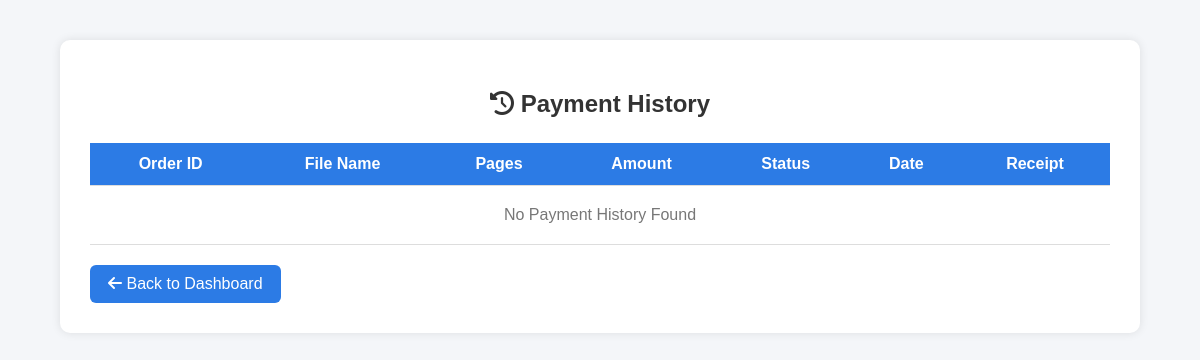
/payment-history/ (signed in), run on an earlier commit of the app's database.
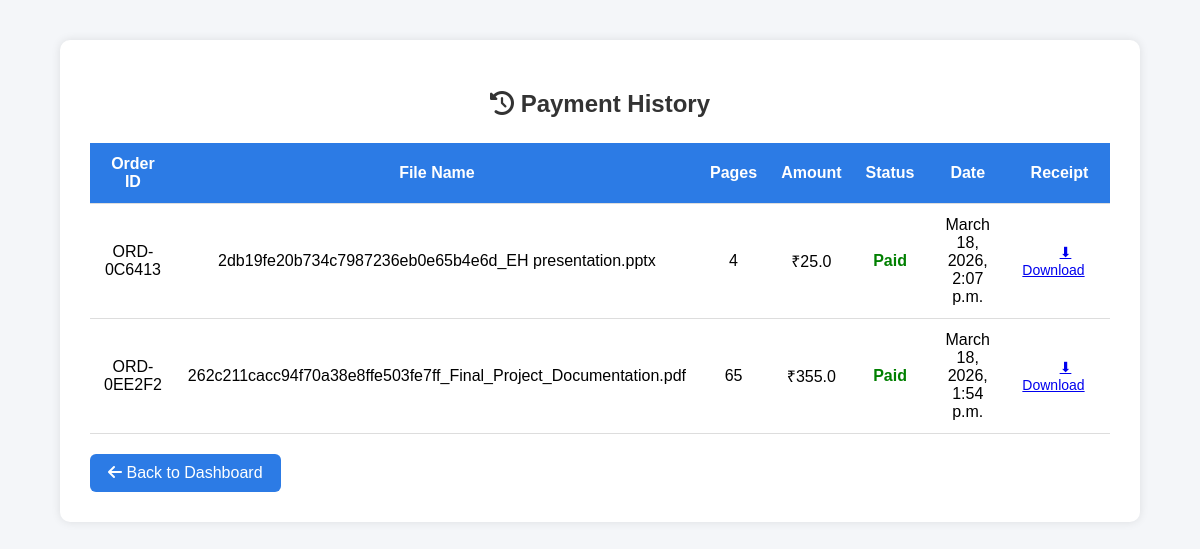
And on a later commit of the database.
### smartxerox/models.py (models this page shows, shortened)
class Payment(models.Model):
    user = models.ForeignKey(User, on_delete=models.CASCADE)
    order_id = models.CharField(max_length=100)
    file_name = models.CharField(max_length=255)
    pages = models.IntegerField()
    amount = models.FloatField()
    status = models.CharField(max_length=50)
    payment_id = models.CharField(max_length=200)
    date = models.DateTimeField(auto_now_add=True)

### smartxerox/views.py (the view)
# urls.py: path("payment-history/", views.payment_history, name="payment_history"),
@login_required
def payment_history(request):
    if request.user.is_staff:
        payments = Payment.objects.all().order_by("-date")
    else:
        user_email = request.session.get("user_email")
        payments = Payment.objects.filter(
            user__email=user_email
        ).order_by("-date")
    return render(request, "payment_history.html", {
        "payments": payments
    })

### smartxerox/templates/payment_history.html (shortened to what this page needs)
<!DOCTYPE html>
<html lang="en">
<head>
<link rel="stylesheet" href="https://cdnjs.cloudflare.com/ajax/libs/font-awesome/6.5.0/css/all.min.css">
</head>
<body>
<div class="container">
<h2><i class="fa fa-history"></i> Payment History</h2>
<table>
<tr>
<th>Order ID</th>
<th>File Name</th>
<th>Pages</th>
<th>Amount</th>
<th>Status</th>
<th>Date</th>
<th>Receipt</th>
</tr>
{% for payment in payments %}
<tr>
<td>{{ payment.order_id }}</td>
<td>{{ payment.file_name }}</td>
<td>{{ payment.pages }}</td>
<td>₹{{ payment.amount }}</td>
<td class="status-paid">{{ payment.status }}</td>
<td>{{ payment.date }}</td>
<td>
<a href="{% url 'download_receipt' payment.order_id %}" class="btn btn-success">
    ⬇ Download
</a>
</td>
</tr>
{% empty %}
<tr>
<td colspan="7" class="no-data">
No Payment History Found
</td>
</tr>
{% endfor %}
</table>
<a href="{% url 'main' %}" class="back-btn">
<i class="fa fa-arrow-left"></i> Back to Dashboard
</a>
</div>
</body>
</html>

### smartxerox/templates/payment_history.html (style rules this page uses)
body { font-family: Arial, sans-serif; background:#f4f6f9; margin:0; padding:0; }
.container { width:85%; margin:auto; margin-top:40px; background:white; padding:30px; border-radius:10px; box-shadow:0 0 10px rgba(0,0,0,0.1); }
h2 { text-align:center; margin-bottom:25px; color:#333; }
table { width:100%; border-collapse:collapse; }
th,td { padding:12px; text-align:center; border-bottom:1px solid #ddd; }
th { background:#2c7be5; color:white; }
.status-paid { color:green; font-weight:bold; }
.btn { padding:6px 12px; border:none; border-radius:5px; cursor:pointer; font-size:14px; }
.back-btn { margin-top:20px; display:inline-block; padding:10px 18px; background:#2c7be5; color:white; text-decoration:none; border-radius:6px; }

What changed in the data, as far as the page shows it:
added Payment: order_id "ORD-0C6413", file_name "2db19fe20b734c7987236eb0e65b4e6d_EH presentation.pptx", pages "4", amount "25.0", status "Paid", date "March 18, 2026, 2:07 p.m."
added Payment: order_id "ORD-0EE2F2", file_name "262c211cacc94f70a38e8ffe503fe7ff_Final_Project_Documentation.pdf", pages "65", amount "355.0", status "Paid", date "March 18, 2026, 1:54 p.m."
Also different on the page:
text no longer shown: "No Payment History Found"
